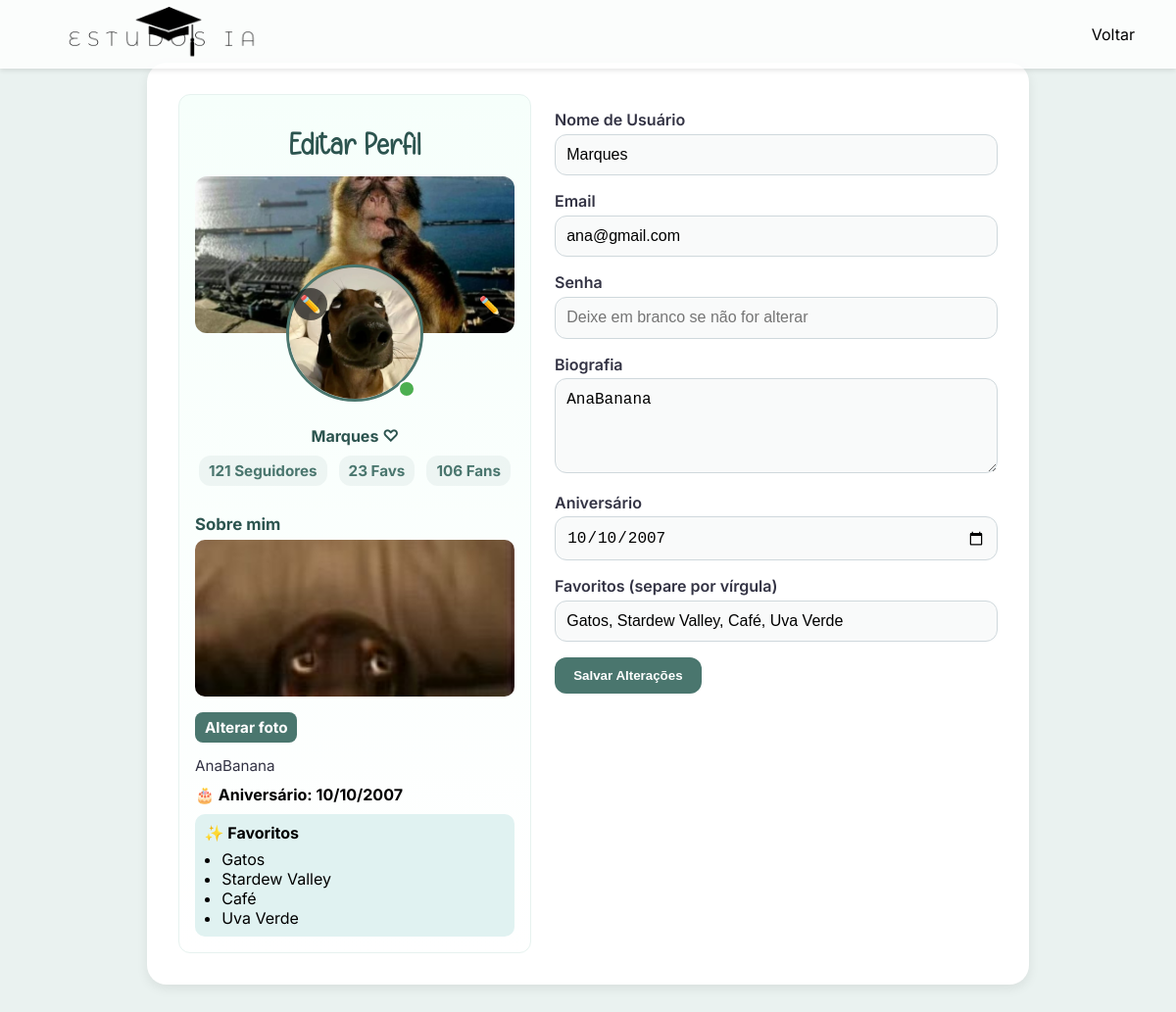
The app's page /editar_usuario.php (signed in) with its own data.
### tables this page shows
CREATE TABLE `usuarios` (
  `id` int(11) NOT NULL,
  `nome` varchar(100) NOT NULL,
  `email` varchar(100) NOT NULL,
  `senha` varchar(255) DEFAULT NULL,
  `biografia` text DEFAULT NULL,
  `foto` varchar(255) DEFAULT NULL,
  `arvore_escolhida` int(11) DEFAULT NULL,
  `ultimo_login` datetime DEFAULT current_timestamp(),
  `token` varchar(255) DEFAULT NULL,
  `expira_token` datetime DEFAULT NULL,
  `codigo_verificacao` varchar(10) DEFAULT NULL,
  `verificado` tinyint(4) DEFAULT 0,
  `username` varchar(50) DEFAULT NULL,
  `apelido` varchar(50) DEFAULT NULL,
  `data_nascimento` date DEFAULT NULL,
  `escola` varchar(100) DEFAULT NULL,
  `foto_pessoal` varchar(255) DEFAULT NULL,
  `preferencias` text DEFAULT NULL,
  `tags` varchar(255) DEFAULT NULL,
  `favoritos` text DEFAULT NULL,
  `data_criacao` datetime DEFAULT current_timestamp(),
  `bio_foto` varchar(255) DEFAULT NULL,
  `banner` varchar(255) DEFAULT NULL,
  `aniversario` date DEFAULT NULL,
  `avatar` varchar(255) DEFAULT 'default.png',
  `online` tinyint(1) NOT NULL DEFAULT 0
);

### editar_usuario.php (the view, shortened to what this page needs)
<?php
include('conexao.php');
$usuario_id = $_SESSION['usuario_id'];
$sql = "SELECT nome, email, biografia, foto FROM usuarios WHERE id = ?";
$stmt = $conn->prepare($sql);
$stmt->bind_param('i', $usuario_id);
$stmt->execute();
$stmt->store_result();
$stmt->bind_result($nome, $email, $biografia, $foto);
$has_aniversario = $conn->query("SHOW COLUMNS FROM usuarios LIKE 'aniversario'")->num_rows > 0;
$has_favoritos   = $conn->query("SHOW COLUMNS FROM usuarios LIKE 'favoritos'")->num_rows > 0;
$has_bio_foto    = $conn->query("SHOW COLUMNS FROM usuarios LIKE 'bio_foto'")->num_rows > 0;
$has_banner      = $conn->query("SHOW COLUMNS FROM usuarios LIKE 'banner'")->num_rows > 0;
$aniversario_db = '';
$favoritos_db   = '';
$bio_foto_db    = '';
$banner_db      = '';
if ($has_aniversario || $has_favoritos || $has_bio_foto || $has_banner) {
    $cols = [];
    if ($has_aniversario) $cols[] = 'aniversario';
    if ($has_favoritos)   $cols[] = 'favoritos';
    if ($has_bio_foto)    $cols[] = 'bio_foto';
    if ($has_banner)      $cols[] = 'banner';
    $sql2 = "SELECT " . implode(', ', $cols) . " FROM usuarios WHERE id = ?";
    $stmt2 = $conn->prepare($sql2);
    $stmt2->bind_param('i', $usuario_id);
    $stmt2->execute();
    $stmt2->store_result();
    $bind_names = [];
    $meta = $stmt2->result_metadata();
    $fields = [];
    foreach ($meta->fetch_fields() as $field) {
        $fields[] = &$row[$field->name];
        $bind_names[] = &$row[$field->name];
    }
    if (!empty($bind_names)) {
        call_user_func_array(array($stmt2, 'bind_result'), $bind_names);
        if ($has_aniversario && isset($row['aniversario'])) $aniversario_db = $row['aniversario'];
        if ($has_favoritos && isset($row['favoritos']))     $favoritos_db   = $row['favoritos'];
        if ($has_bio_foto && isset($row['bio_foto']))       $bio_foto_db    = $row['bio_foto'];
        if ($has_banner && isset($row['banner']))           $banner_db      = $row['banner'];
    }
}
$seguidores_count = 121;
$favoritos_count  = 23;
$fans_count       = 106;
?>
<!DOCTYPE html>
<html lang="pt-BR">
<head>
  <link href="https://unpkg.com/cropperjs@1.5.13/dist/cropper.min.css" rel="stylesheet"/>
</head>
<body>
  <header>
    <div class="logo"><img src="/imagens/logoatual.png" alt="Logo"></div>
    <nav>
      <ul>
          <li><a href="/inicio.php">Voltar</a></li>
      </ul>
    </nav>
  </header>
<div class="container">
<div class="preview">
  <h1>Editar Perfil</h1>
  <div class="perfil-banner">
  <img id="banner-img" src="<?php echo !empty($banner_db) ? $banner_db : 'imagens/usuarios/default-banner.jpg'; ?>" alt="Banner">
    <label for="banner-file" class="edit-icon">✏️</label>
  </div>
  <div class="perfil-foto">
    <img id="preview-img" src="<?php echo !empty($foto) && file_exists($foto) ? $foto : 'imagens/usuarios/default.jpg'; ?>" alt="Preview">
    <label for="foto" class="edit-icon small left">✏️</label>
    <div class="online-bullet" title="Online"></div>
  </div>
  <div style="margin-top: .5rem; font-weight:700; color:#2c544f;">
    <?php echo htmlspecialchars($nome); ?> ♡
  </div>
  <div class="counts" aria-hidden="true">
    <div class="item"><?php echo $seguidores_count; ?> Seguidores</div>
    <div class="item"><?php echo $favoritos_count; ?> Favs</div>
    <div class="item"><?php echo $fans_count; ?> Fans</div>
  </div>
  <div class="about">
    <h4>Sobre mim</h4>
    <?php if (!empty($bio_foto_db) && file_exists($bio_foto_db)): ?>
  <img class="bio-photo-preview" id="bio-preview-sidebar" src="<?php echo $bio_foto_db; ?>" alt="">
<?php else: ?>
  <img class="bio-photo-preview" id="bio-preview-sidebar" src="imagens/bio/default.jpg" alt="">
<?php endif; ?>
    <label for="bio_foto_file" class="bio-file-label">Alterar foto</label>
    <div style="color:#334; font-size:0.95rem; margin-top:0.6rem;">
      <?php echo nl2br(htmlspecialchars($biografia)); ?>
    </div>
    <div style="margin-top:.6rem; font-weight:700;">
      🎂 Aniversário:
      <?php echo ($has_aniversario && !empty($aniversario_db)) ? date('d/m/Y', strtotime($aniversario_db)) : 'Não informado'; ?>
    </div>
    <div class="favoritos-box">
      <strong>✨ Favoritos</strong>
      <ul style="margin: .4rem 0 0 1.1rem; padding:0;">
        <?php
          if ($has_favoritos && !empty($favoritos_db)) {
              $lista = explode(',', $favoritos_db);
              foreach ($lista as $it) {
                  echo "<li>" . htmlspecialchars(trim($it)) . "</li>";
              }
          } else {
              echo "<li>Adicione seus favoritos</li>";
          }
        ?>
      </ul>
    </div>
  </div>
</div>
  <div>
    <form method="POST" enctype="multipart/form-data" id="perfil-form">
      <label for="nome_usuario">Nome de Usuário</label>
      <input type="text" name="nome_usuario" id="nome_usuario" value="<?php echo htmlspecialchars($nome); ?>" required>
      <label for="email">Email</label>
      <input type="email" name="email" id="email" value="<?php echo htmlspecialchars($email); ?>" required>
      <label for="senha">Senha</label>
      <input type="password" name="senha" placeholder="Deixe em branco se não for alterar">
      <label for="biografia">Biografia</label>
      <textarea name="biografia" id="biografia" rows="4"><?php echo htmlspecialchars($biografia); ?></textarea>
      <?php if ($has_aniversario): ?>
        <label for="aniversario">Aniversário</label>
        <input type="date" name="aniversario" id="aniversario" value="<?php echo !empty($aniversario_db) ? htmlspecialchars(date('Y-m-d', strtotime($aniversario_db))) : ''; ?>">
      <?php else: ?>
      <?php endif; ?>
      <?php if ($has_favoritos): ?>
        <label for="favoritos">Favoritos (separe por vírgula)</label>
        <input type="text" name="favoritos" id="favoritos" value="<?php echo htmlspecialchars($favoritos_db); ?>" placeholder="Ex: Taylor Swift, Clairo, Coffee">
      <?php else: ?>
      <?php endif; ?>
      <div class="botoes">
        <button type="submit">Salvar Alterações</button>
      </div>
    </form>
  </div>
</div>
</body>
</html>

### editar_usuario.php (style rules this page uses)
* { box-sizing: border-box; }
header { position: fixed; top:0; left:0; width:100%; height:70px; background:#ffffffcc; display:flex; justify-content:space-between; align-items:center; padding:0 2rem; box-shadow:0 2px 5px rgba(0,0,0,0.1); z-index:1000; }
header .logo img { height:450px;width:auto;display:block; margin-left: -85px; }
nav ul { list-style:none; display:flex; align-items:center; gap:20px; margin:0; }
nav ul li a { text-decoration:none; color:black; padding:5px 10px; border-radius:8px; transition:.3s; }
body { background-color: #eaf2f0; font-family: 'Inter', sans-serif; padding: 2rem; margin: 0; }
.container { max-width: 900px; margin: 2rem auto; background-color: #fff; padding: 2rem; border-radius: 20px; box-shadow: 0 4px 12px rgba(0,0,0,0.08); display: grid; grid-template-columns: 360px 1fr; gap: 1.5rem; }
h1 { text-align: center; color: #2c544f; margin-bottom: 1rem; font-family: 'SimpleHandmade', cursive; font-size: 2.0rem; }
.preview { text-align: center; border-radius: 12px; padding: 1rem; background: linear-gradient(180deg, #f6fffb 0%, #ffffff 100%); border: 1px solid #e6f2ef; }
.perfil-foto { position: relative; display: inline-block; margin-bottom: 0.8rem; }
.perfil-foto img { width: 140px; height: 140px; border-radius: 50%; border: 4px solid #4a766e; object-fit: cover; transition: transform .3s ease, opacity .3s; }
.online-bullet { position: absolute; bottom: 8px; right: 8px; width: 18px; height: 18px; background: #4caf50; border: 2px solid white; border-radius: 50%; }
.counts { display:flex; justify-content:center; gap: 12px; margin-top: 0.6rem; color: #4a766e; font-weight: 700; }
.counts .item { background: rgba(74,118,110,0.07); padding: 6px 10px; border-radius: 12px; font-size: 0.95rem; }
form { display: block; }
label { font-weight: 600; display:block; margin-top: 1rem; margin-bottom: .3rem; color:#334; }
input[type="text"], input[type="email"], input[type="password"], input[type="date"], textarea { width: 100%; padding: 0.7rem; border: 1px solid #cfd8dc; border-radius: 12px; font-size: 1rem; background-color: #f9fafa; }
#preview-img { max-width: 160px; max-height: 160px; border-radius: 50%; border: 3px solid #4a766e; object-fit: cover; }
.botoes { display: flex; justify-content: flex-start; gap: 0.8rem; margin-top: 1rem; }
button { background-color: #4a766e; color: white; border: none; padding: 0.7rem 1.2rem; border-radius: 12px; cursor: pointer; font-weight: 600; }
.about { text-align: left; margin-top: 1rem; padding-top: 0.4rem; }
.about h4 { margin: .4rem 0; font-size:1.05rem; color:#2c544f; font-weight:700; }
.bio-photo-preview { width: 100%; border-radius: 10px; max-height: 160px; object-fit: cover; display:block; margin-bottom: .6rem; }
.favoritos-box { background: #e0f2f1; border-radius: 10px; padding: 0.6rem; margin-top: .6rem; }
.perfil-banner { position: relative; width: 100%; height: 160px; border-radius: 12px; overflow: hidden; margin-bottom: -70px; }
.perfil-banner img { width: 100%; height: 100%; object-fit: cover; }
.perfil-foto { position: relative; display: inline-block; }
.edit-icon { position: absolute; bottom: 8px; right: 8px; background: rgba(0,0,0,0.6); color: white; font-size: 18px; padding: 6px; border-radius: 50%; cursor: pointer; }
.edit-icon.small.left { top: 8px; left: 8px; right: auto; bottom: auto; }
.bio-file-label { display: inline-block; padding: 6px 10px; background: #4a766e; color: #fff; border-radius: 8px; cursor: pointer; font-weight: 700; margin-top: 0.4rem; text-decoration: none; font-size: 0.95rem; }

### records on screen
usuarios: banner (picture), foto (picture), nome "Marques", bio_foto (picture), biografia "AnaBanana", aniversario "10/10/2007", favoritos "Gatos", favoritos "Stardew Valley", favoritos "Café", favoritos "Uva Verde", nome_usuario "Marques", email "ana@gmail.com", favoritos "Gatos, Stardew Valley, Café, Uva Verde"

### other values on screen
$seguidores_count "121"
$favoritos_count "23"
$fans_count "106"
